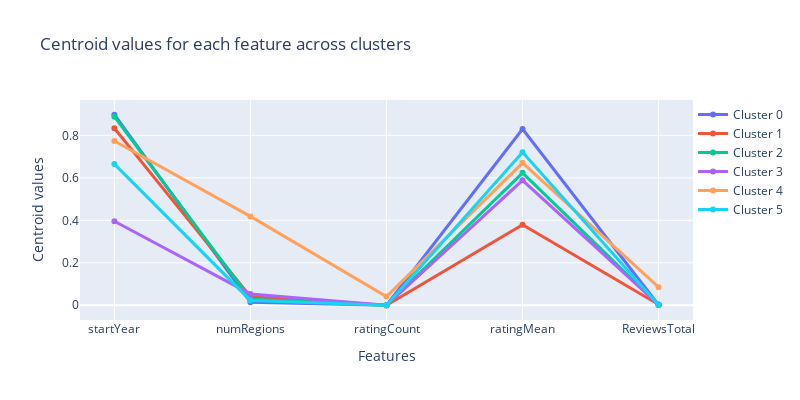

Notebook code cell kept with this figure:
### Code cell
import plotly.graph_objects as go

train_data = pd.DataFrame(train_data)

# Crea una figura vuota
fig = go.Figure()

# Aggiungi una linea per ogni centroide del cluster
for i, center in enumerate(kmeans.cluster_centers_):
    fig.add_trace(go.Scatter(
        x=list(df.columns),
        y=center,
        mode='lines+markers',
        name=f'Cluster {i}',
        line=dict(width=3)
    ))

# Imposta il titolo e le etichette
fig.update_layout(
    title="Centroid values for each feature across clusters",
    xaxis_title="Features",
    yaxis_title="Centroid values",
    legend=dict(x=1, y=1),
    width=800, height=400
)

# Aggiungi la griglia all'asse y
fig.update_yaxes(showgrid=True)

# Mostra il grafico
fig.show()

### Figure 1 — Plotly figure (JSON) as saved in the notebook; plotly's stock layout.template omitted (floating-point values rounded to 4 significant figures)
{"data": [{"line": {"width": 3}, "mode": "lines+markers", "name": "Cluster 0", "type": "scatter", "x": ["startYear", "numRegions", "ratingCount", "ratingMean", "ReviewsTotal"], "y": [0.8969, 0.01396, 0.0004154, 0.83, 0.001292]}, {"line": {"width": 3}, "mode": "lines+markers", "name": "Cluster 1", "type": "scatter", "x": ["startYear", "numRegions", "ratingCount", "ratingMean", "ReviewsTotal"], "y": [0.8332, 0.04062, 0.0002933, 0.3788, 0.003709]}, {"line": {"width": 3}, "mode": "lines+markers", "name": "Cluster 2", "type": "scatter", "x": ["startYear", "numRegions", "ratingCount", "ratingMean", "ReviewsTotal"], "y": [0.8879, 0.02849, 0.0002489, 0.6234, 0.001835]}, {"line": {"width": 3}, "mode": "lines+markers", "name": "Cluster 3", "type": "scatter", "x": ["startYear", "numRegions", "ratingCount", "ratingMean", "ReviewsTotal"], "y": [0.3956, 0.05351, 0.0002105, 0.588, 0.002826]}, {"line": {"width": 3}, "mode": "lines+markers", "name": "Cluster 4", "type": "scatter", "x": ["startYear", "numRegions", "ratingCount", "ratingMean", "ReviewsTotal"], "y": [0.7735, 0.4185, 0.04104, 0.6707, 0.08512]}, {"line": {"width": 3}, "mode": "lines+markers", "name": "Cluster 5", "type": "scatter", "x": ["startYear", "numRegions", "ratingCount", "ratingMean", "ReviewsTotal"], "y": [0.6645, 0.02285, 0.0001648, 0.7204, 0.001286]}], "layout": {"height": 400, "legend": {"x": 1, "y": 1}, "title": {"text": "Centroid values for each feature across clusters"}, "width": 800, "xaxis": {"title": {"text": "Features"}}, "yaxis": {"showgrid": true, "title": {"text": "Centroid values"}}}}
